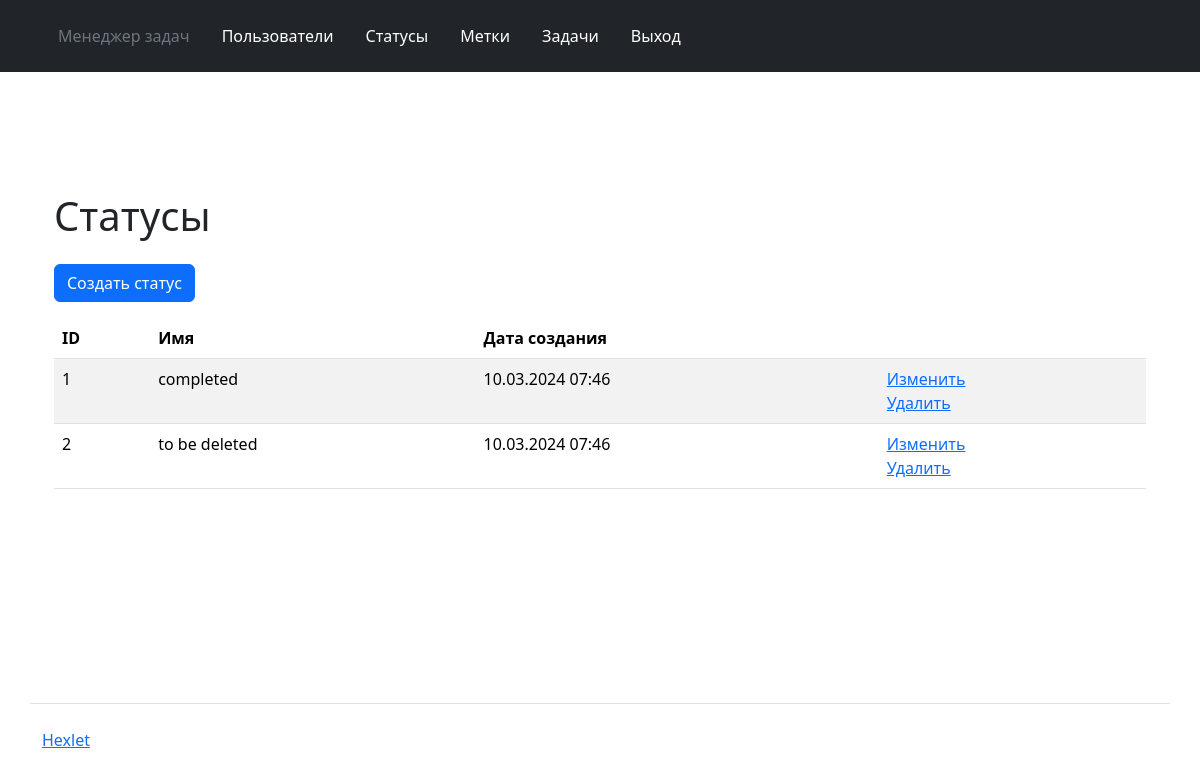
Screenshot of /statuses/ (signed in) with the database file from the repository.
### task_manager/statuses/models.py (models this page shows, shortened)
class Status(models.Model):
    name = models.CharField(max_length=255, verbose_name=_('Name'))
    timestamp = models.DateTimeField("time_stamp", auto_now_add=True)

### task_manager/statuses/views.py (the view)
# urls.py: path('', StatusView.as_view(), name='statuses'),
class StatusView(CustomLoginRequiredMixin, ListView):
    model = Status
    template_name = 'statuses/statuses.html'

### task_manager/templates/statuses/statuses.html (shortened to what this page needs)
{% extends 'layout.html' %}
{% load django_bootstrap5 %}
{% load i18n %}
{% block content %}
<div class="container wrapper flex-grow-1">
  <h1 class="my-4">
    {% trans "Statuses" %}
  </h1>
  <a class="btn btn-primary mb-3" href="{% url 'status_create' %}">{% trans "Create status" %} </a>
    <table class="table table-striped">
    <thead>
      <tr>
        <th>ID</th>
        <th>{% trans "Name" %}</th>
        <th>{% trans "Creation date" %}</th>
        <th></th>
      </tr>
    </thead>
    <tbody>
      {% for status_data in status_list %}
        <tr>
          <td class="fw-normal">{{ status_data.id }}</td>
          <td class="fw-normal">{{ status_data.name}}</td>
          <td class="fw-normal">{{ status_data.timestamp|date:"d.m.Y H:i" }}</td>
          <td>
            <a href="{% url 'status_update' status_data.id %}">{% trans "Update" %}</a>
            <br>
            <a href="{% url 'status_delete' status_data.id %}">{% trans "Delete" %}</a>
          </td>
        </tr>
      {% endfor %}
    </tbody>
  </table>
</div>
{% endblock %}

### rows the page displays
Status: id "1", name "completed", timestamp "10.03.2024 07:46"
Status: id "2", name "to be deleted", timestamp "10.03.2024 07:46"
